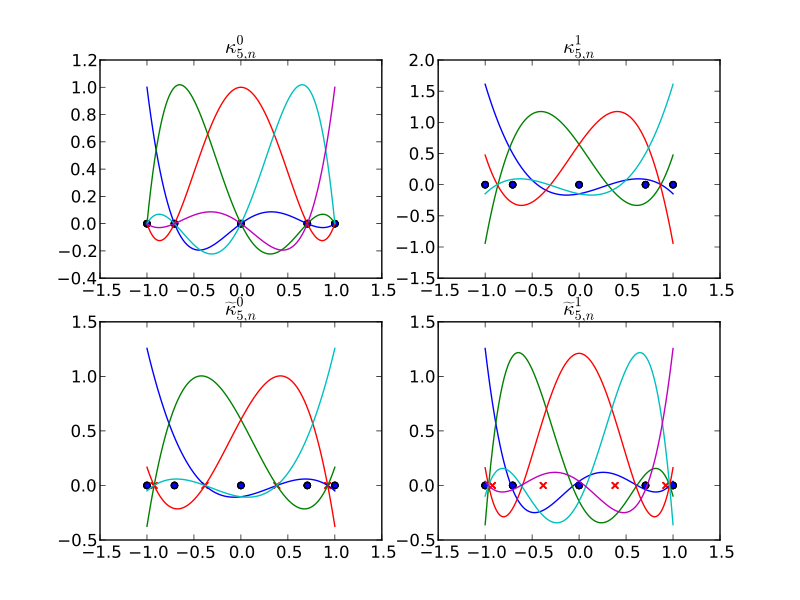

Recreate this plot in Python.
from dec.spectral import *
from matplotlib.pyplot import *
from dec.plot import plot_bases_1d
N = 5
g = Grid_1D_Chebyshev(N)
plot_bases_1d(g, g.xmin, g.xmax, "\kappa")
show()
